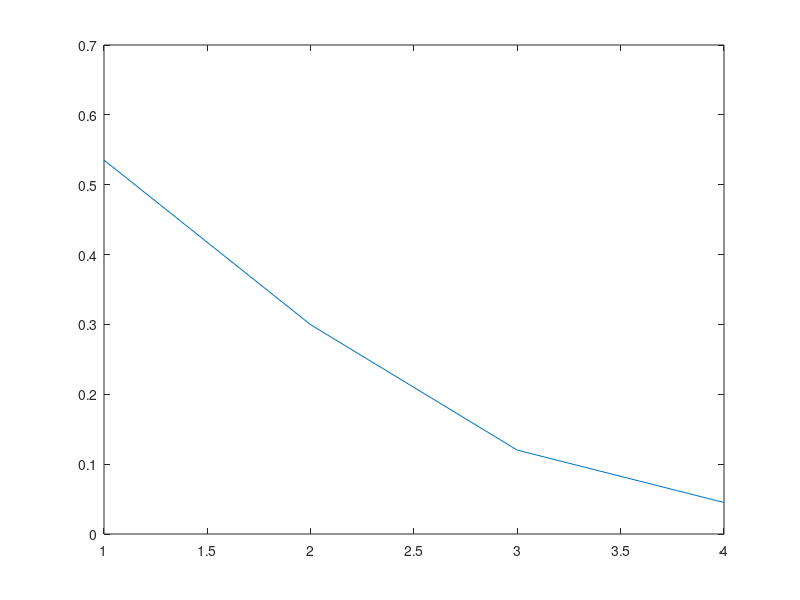

This figure's MATLAB source: (Note: this script raises an error after producing the figure.)
iris = load('fisheriris.mat');
data = iris.meas;
yvec = iris.species;
data_std = zscore(data);
[u, s, v] = svd(data_std);
r = rank(data_std);
plot(sum(s)/sum(sum(s)));

%% 

species = categorical(yvec);
species = renamecats(species,{'setosa','versicolor','virginica'},{'1','2','3'});
species = str2double(string(species));


x = data(:, 3:4);
clusters = kmeans(x, 3, 'start', [1.5 0.3; 4.2 1.3; 5.9 2.1]);

correct = sum((clusters == species) == 1);
disp(correct / size(clusters, 1))




zerox = x - mean(x);
zerox = zscore(zerox);
[U, S, V] = svd(zerox);
Xmat = zerox*V(:,1);
[n, ~] = size(Xmat);
yvec = zeros(n, 1);
for ix = 51:100
    yvec(ix) = 1;
end
for ix = 101:150
    yvec(ix) = 2;
end
gscatter(Xmat ,yvec ,species)